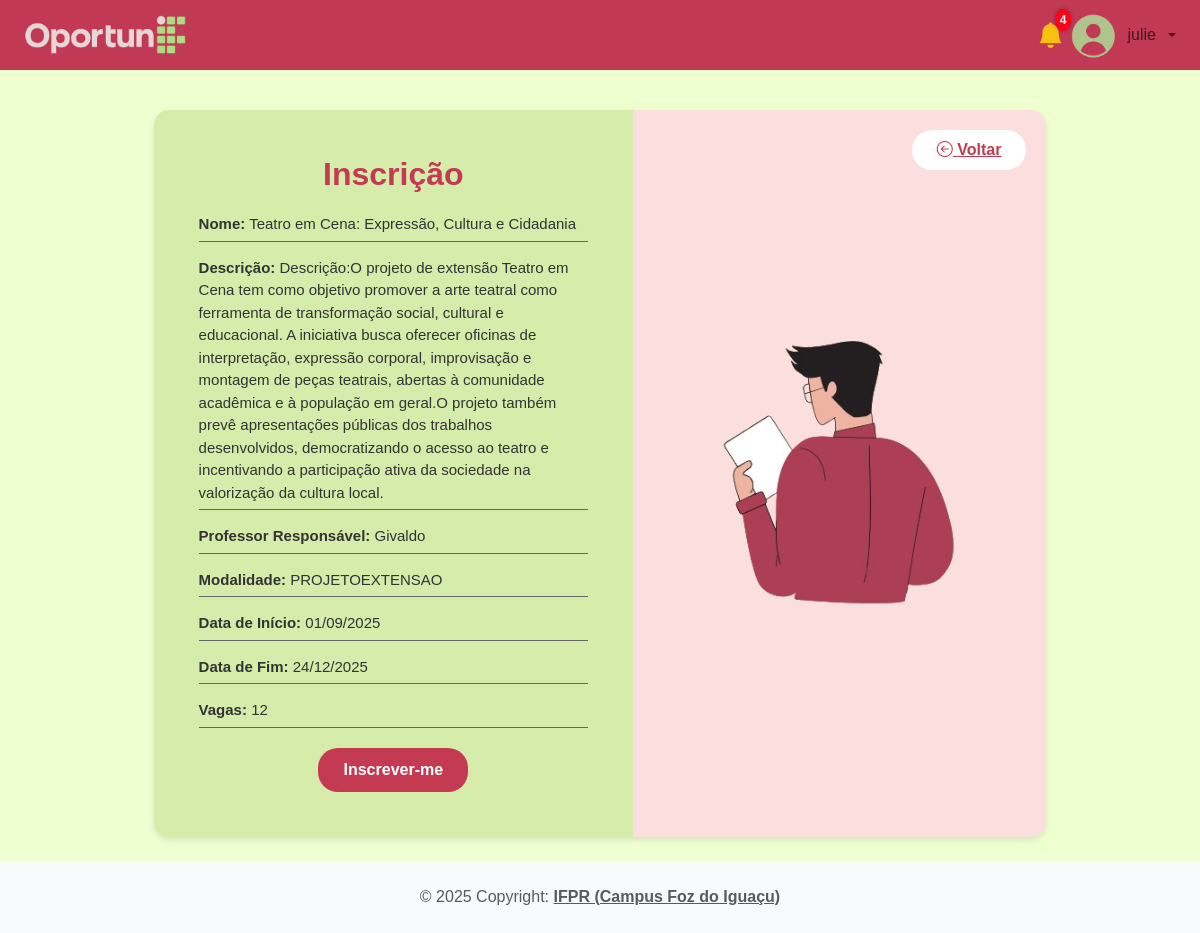
Page /app/controller/InscricaoController.php?action=view&idOport=10 (signed in) on the committed database.
### tables this page shows
CREATE TABLE `oportunidades` (
  `idOportunidades` int(11) NOT NULL,
  `titulo` longtext DEFAULT NULL,
  `descricao` longtext DEFAULT NULL,
  `tipoOportunidade` enum('ESTAGIO','PROJETOEXTENSAO','PROJETOPESQUISA') NOT NULL,
  `dataInicio` date NOT NULL,
  `dataFim` date NOT NULL,
  `documentoAnexo` varchar(100) DEFAULT NULL,
  `vaga` int(11) NOT NULL,
  `professor_responsavel` varchar(255) NOT NULL,
  `documentoEdital` varchar(255) DEFAULT NULL
);

### app/controller/InscricaoController.php (called while the page is built, shortened)
<?php
require_once(__DIR__ . "/../dao/OportunidadeDAO.php");
class InscricaoController extends Controller
{
    private OportunidadeDAO $oportunidadeDao;
    public function __construct()
    {
        $this->oportunidadeDao = new OportunidadeDAO();
        $this->handleAction();
    }
    public function view(string $msgErro = "", string $msgSucesso = "")
    {
        $oportunidade = $this->findOportunidadeById();
        $dados["oportunidade"] = $oportunidade;
        $this->loadView("inscricao/oportunidade_inscricao.php", $dados, $msgErro, $msgSucesso);
    }
    private function findOportunidadeById()
    {
        $id = 0;
        if (isset($_GET["idOport"]))
            $id = $_GET["idOport"];
        return $this->oportunidadeDao->findById($id);
    }
}
new InscricaoController();

### app/model/Oportunidade.php (called while the page is built, shortened)
<?php
class Oportunidade
{
    private ?int $id;
    private ?string $titulo;
    private ?string $descricao;
    private ?string $tipoOportunidade;
    private ?string $dataInicio;
    private ?string $dataFim;
    private $professorResponsavel;
    private ?int $vaga;
    public function getId(): ?int
    {
        return $this->id;
    }
    public function setId(?int $id): self
    {
        $this->id = $id;
        return $this;
    }
    public function getTitulo(): ?string
    {
        return $this->titulo;
    }
    public function setTitulo(?string $titulo): self
    {
        $this->titulo = $titulo;
        return $this;
    }
    public function getDescricao(): ?string
    {
        return $this->descricao;
    }
    public function setDescricao(?string $descricao): self
    {
        $this->descricao = $descricao;
        return $this;
    }
    public function getTipoOportunidade(): ?string
    {
        return $this->tipoOportunidade;
    }
    public function setTipoOportunidade(?string $tipoOportunidade): self
    {
        $this->tipoOportunidade = $tipoOportunidade;
        return $this;
    }
    public function getDataInicio(): ?string
    {
        return $this->dataInicio;
    }
    public function setDataInicio(?string $dataInicio): self
    {
        $this->dataInicio = $dataInicio;
        return $this;
    }
    public function getDataFim(): ?string
    {
        return $this->dataFim;
    }
    public function setDataFim(?string $dataFim): self
    {
        $this->dataFim = $dataFim;
        return $this;
    }
    public function getVaga(): ?int
    {
        return $this->vaga;
    }
    public function setVaga(?int $vaga): void
    {
        $this->vaga = $vaga;
    }
    public function setProfessorResponsavel(string $nome)
    {
        $this->professorResponsavel = $nome;
    }
    public function getProfessorResponsavel(): string
    {
        return $this->professorResponsavel;
    }
}

### app/dao/OportunidadeDAO.php (called while the page is built, shortened)
<?php
include_once(__DIR__ . "/../model/Oportunidade.php");
class OportunidadeDAO
{
    public function findById(int $id)
    {
        $conn = Connection::getConn();
        $sql = "SELECT * FROM oportunidades o WHERE o.idOportunidades = ?";
        $stm = $conn->prepare($sql);
        $stm->execute([$id]);
        $result = $stm->fetchAll();
        $oportunidades = $this->mapOportunidades($result);
        if (count($oportunidades) == 1)
            return $oportunidades[0];
        elseif (count($oportunidades) == 0)
            return null;
        die("OportunidadeDAO.findById() - Erro: mais de uma oportunidade encontrada.");
    }
    private function mapOportunidades($result)
    {
        $oportunidades = array();
        foreach ($result as $reg) {
            $oportunidade = new Oportunidade();
            $oportunidade->setId($reg['idOportunidades']);
            $oportunidade->setTitulo($reg['titulo']);
            $oportunidade->setDescricao($reg['descricao']);
            $oportunidade->setDocumentoEdital($reg['documentoEdital']);
            $oportunidade->setTipoOportunidade($reg['tipoOportunidade']);
            $oportunidade->setDataInicio($reg['dataInicio']);
            $oportunidade->setDataFim($reg['dataFim']);
            $oportunidade->setDocumentoAnexo($reg['documentoAnexo']);
            $oportunidade->setVaga($reg['vaga']);
            $oportunidade->setProfessorResponsavel($reg['professor_responsavel']);
            $cursoDao = new CursoDAO();
            $oportunidade->setCursos($cursoDao->getCursosByOportunidade($reg['idOportunidades']));
            $oportunidades[] = $oportunidade;
        }
        return $oportunidades;
    }
}

### app/view/inscricao/oportunidade_inscricao.php (the view, shortened to what this page needs)
<?php
require_once(__DIR__ . "/../include/header.php");
require_once(__DIR__ . "/../include/menu.php");
?>
<link rel="stylesheet" href="<?= BASEURL ?>/view/css/oportunidade_inscricaoo.css">
<div class="container my-4">
    <div class="row inscricao-container">
        <div class="col-md-5 inscricao-info">
            <h2>Inscrição</h2>
            <p><strong>Nome:</strong> <?= htmlspecialchars($dados['oportunidade']->getTitulo()) ?></p>
            <p><strong>Descrição:</strong> <?= nl2br(strip_tags($dados['oportunidade']->getDescricao())) ?></p>
            <p><strong>Professor Responsável:</strong> <?= htmlspecialchars($dados['oportunidade']->getProfessorResponsavel()) ?></p>
            <p><strong>Modalidade:</strong> <?= htmlspecialchars($dados['oportunidade']->getTipoOportunidade()) ?></p>
            <p><strong>Data de Início:</strong> <?= date('d/m/Y', strtotime($dados['oportunidade']->getDataInicio())) ?></p>
            <p><strong>Data de Fim:</strong> <?= date('d/m/Y', strtotime($dados['oportunidade']->getDataFim())) ?></p>
            <p><strong>Vagas:</strong> <?= htmlspecialchars($dados['oportunidade']->getVaga()) ?></p>
            <?php if ($dados['oportunidade']->getTipoOportunidade() !== 'ESTAGIO'): ?>
                <form action="<?= BASEURL ?>/controller/InscricaoController.php?action=inscrever&idOport=<?= $dados['oportunidade']->getId() ?>" method="post" enctype="multipart/form-data">
                    <button type="submit" class="btn-inscrever">Inscrever-me</button>
                </form>
            <?php endif; ?>
        </div>
        <div class="col-md-5 inscricao-figura">
            <a href="<?= BASEURL ?>/controller/HomeController.php?action=homeAluno" class="btn-voltar">
                <i class="bi bi-arrow-left-circle"></i> Voltar
            </a>
            <img src="<?= BASEURL ?>/view/img/inscricao.png" alt="Figura inscrição">
        </div>
    </div>
</div>
<?php
require_once(__DIR__ . "/../include/footer.php");
?>

### app/view/css/menus.css (style rules this page uses)
* { margin: 0; padding: 0; box-sizing: border-box; }

### app/view/css/oportunidade_inscricaoo.css (style rules this page uses)
body { background-color: #eeffd0; font-family: Arial, sans-serif; }
.inscricao-container { border-radius: 15px; overflow: hidden; box-shadow: 0 3px 6px rgba(0, 0, 0, 0.1); display: flex; min-height: 500px; width: 80%; margin: 0 auto; }
.inscricao-info { background: #d5ecab; padding: 45px; flex: 2; }
.inscricao-info h2 { text-align: center; color: #c33a52; font-weight: bold; margin-bottom: 20px; }
.inscricao-info p { margin: 15px 0; border-bottom: 1px solid #666; padding-bottom: 5px; font-size: 15px; color: #333; }
.btn-inscrever { display: block; margin: 20px auto 0; background: #c33a52; color: white; border: none; padding: 10px 25px; border-radius: 20px; cursor: pointer; font-weight: bold; transition: 0.3s; }
.inscricao-figura { background: #fbdede; position: relative; text-align: center; display: flex; align-items: center; justify-content: center; flex: 2; }
.inscricao-figura img { max-width: 70%; }
.btn-voltar { position: absolute; top: 20px; right: 20px; background: white; color: #c33a52; border: none; padding: 8px 25px; border-radius: 20px; font-weight: bold; cursor: pointer; transition: 0.3s; }

### app/view/include/footer.php (style rules this page uses)
body { min-height: 100vh; display: flex; flex-direction: column; margin: 0; }

### rows in the picture
oportunidades: titulo "Teatro em Cena: Expressão, Cultura e Cidadania", descricao "Descrição:O projeto de extensão Teatro em Cena tem como objetivo promover a arte teatral como ferramenta de transformação social, cultural e educacional. A iniciativa busca oferecer oficinas de interpretação, expressão corporal, improvisação e montagem de peças teatrais, abertas à comunidade acadêmica e à população em geral.O projeto também prevê apresentações públicas dos trabalhos desenvolvidos, democratizando o acesso ao teatro e incentivando a participação ativa da sociedade na valorização da cultura local.", professor_responsavel "Givaldo", tipoOportunidade "PROJETOEXTENSAO", dataInicio "01/09/2025", dataFim "24/12/2025", vaga "12"

### other values in the picture
$notificacoes "4"
$nome "julie"
